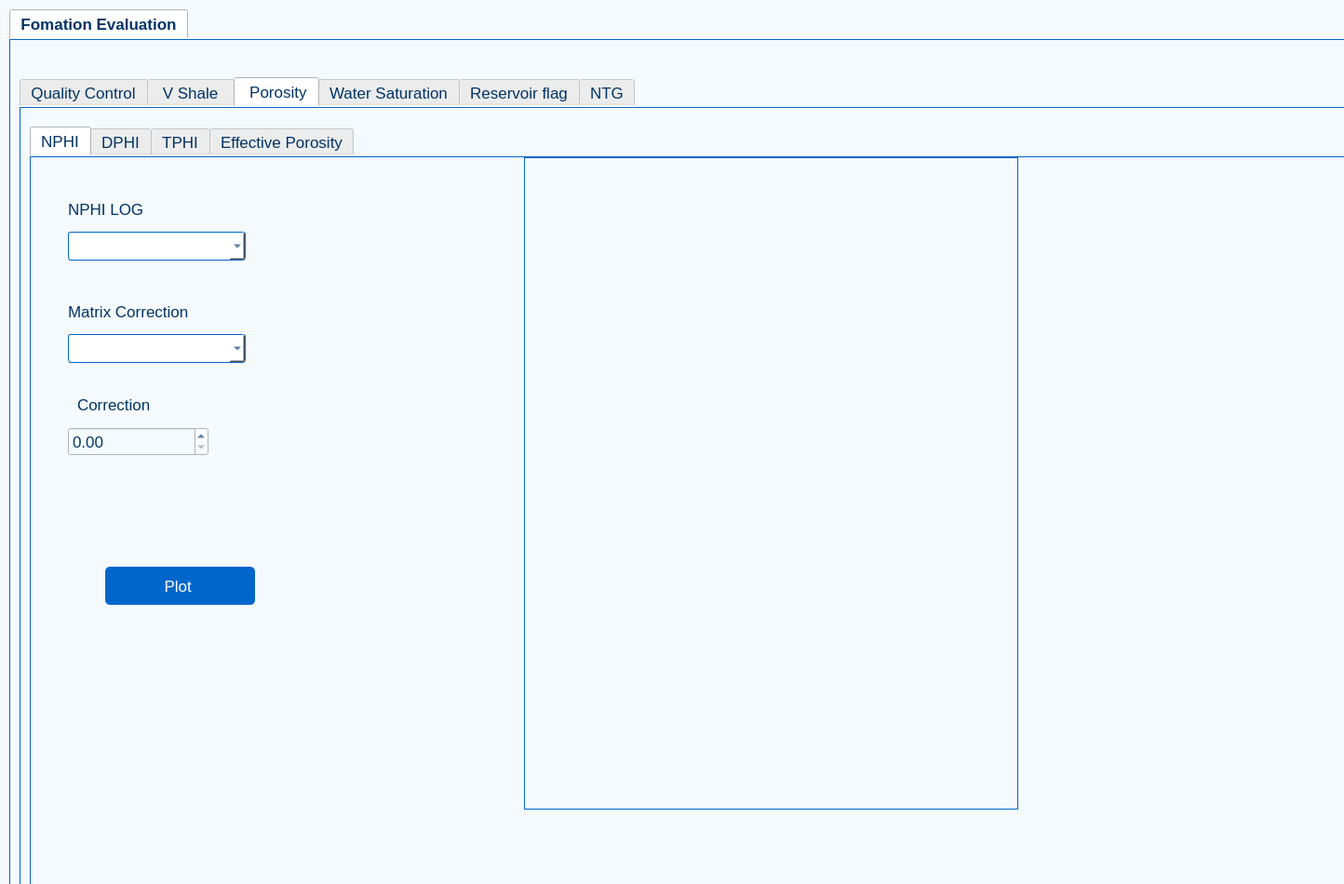
<?xml version="1.0" encoding="UTF-8"?>
<ui version="4.0">
 <class>Form</class>
 <widget class="QWidget" name="Form">
  <property name="geometry">
   <rect>
    <x>0</x>
    <y>0</y>
    <width>1444</width>
    <height>950</height>
   </rect>
  </property>
  <property name="windowTitle">
   <string>Form</string>
  </property>
  <property name="styleSheet">
   <string notr="true">
QWidget {
    background-color: #f5faff; /* Light blue background */
    color: #003366; /* Dark blue text */
    font-size: 13pt;
}

QLabel {
    color: #003366; /* Dark blue */
}

QPushButton {
    background-color: #0066cc; /* Medium blue */
    color: white;
    border-radius: 5px;
    padding: 5px;
}

QPushButton:hover {
    background-color: #005bb5; /* Slightly darker blue on hover */
}

QLineEdit, QComboBox {
    background-color: #ffffff; /* White input fields */
    border: 1px solid #0066cc; /* Blue border */
    padding: 5px;
    border-radius: 3px;
}

QTabWidget::pane {
    border: 1px solid #0066cc; /* Blue border */
}

QScrollArea {
    border: 1px solid #0066cc; /* Blue border */
}
</string>
  </property>
  <widget class="QTabWidget" name="Form_Eva">
   <property name="geometry">
    <rect>
     <x>10</x>
     <y>10</y>
     <width>1891</width>
     <height>961</height>
    </rect>
   </property>
   <property name="font">
    <font>
     <pointsize>13</pointsize>
     <weight>75</weight>
     <bold>true</bold>
    </font>
   </property>
   <property name="tabShape">
    <enum>QTabWidget::Rounded</enum>
   </property>
   <property name="currentIndex">
    <number>0</number>
   </property>
   <widget class="QWidget" name="tab">
    <attribute name="title">
     <string>Fomation Evaluation</string>
    </attribute>
    <widget class="QTabWidget" name="Evapara">
     <property name="geometry">
      <rect>
       <x>10</x>
       <y>40</y>
       <width>1871</width>
       <height>921</height>
      </rect>
     </property>
     <property name="font">
      <font>
       <pointsize>13</pointsize>
      </font>
     </property>
     <property name="currentIndex">
      <number>2</number>
     </property>
     <widget class="QWidget" name="tab_2">
      <attribute name="title">
       <string>Quality Control</string>
      </attribute>
      <widget class="QLabel" name="label_4">
       <property name="geometry">
        <rect>
         <x>30</x>
         <y>20</y>
         <width>231</width>
         <height>31</height>
        </rect>
       </property>
       <property name="font">
        <font>
         <pointsize>13</pointsize>
        </font>
       </property>
       <property name="text">
        <string>Enter Bit Size Value</string>
       </property>
      </widget>
      <widget class="QLabel" name="label_5">
       <property name="geometry">
        <rect>
         <x>10</x>
         <y>100</y>
         <width>281</width>
         <height>31</height>
        </rect>
       </property>
       <property name="font">
        <font>
         <pointsize>13</pointsize>
        </font>
       </property>
       <property name="text">
        <string>Enter the tolerance value </string>
       </property>
      </widget>
      <widget class="QLabel" name="label_20">
       <property name="geometry">
        <rect>
         <x>10</x>
         <y>130</y>
         <width>281</width>
         <height>31</height>
        </rect>
       </property>
       <property name="font">
        <font>
         <pointsize>13</pointsize>
        </font>
       </property>
       <property name="text">
        <string> for borehole deviation</string>
       </property>
      </widget>
      <widget class="QRadioButton" name="outliernoselect">
       <property name="geometry">
        <rect>
         <x>730</x>
         <y>90</y>
         <width>161</width>
         <height>31</height>
        </rect>
       </property>
       <property name="text">
        <string>Non Selected</string>
       </property>
      </widget>
      <widget class="QPushButton" name="bitsizeholdedevsub">
       <property name="geometry">
        <rect>
         <x>50</x>
         <y>230</y>
         <width>131</width>
         <height>28</height>
        </rect>
       </property>
       <property name="text">
        <string>Submit</string>
       </property>
      </widget>
      <widget class="QRadioButton" name="outlierselect">
       <property name="geometry">
        <rect>
         <x>730</x>
         <y>60</y>
         <width>291</width>
         <height>31</height>
        </rect>
       </property>
       <property name="text">
        <string>Selected (Using Histogram)</string>
       </property>
      </widget>
      <widget class="QLabel" name="label_21">
       <property name="geometry">
        <rect>
         <x>790</x>
         <y>20</y>
         <width>161</width>
         <height>31</height>
        </rect>
       </property>
       <property name="text">
        <string>Outlier Removal</string>
       </property>
      </widget>
      <widget class="QComboBox" name="outlierremsellog">
       <property name="geometry">
        <rect>
         <x>800</x>
         <y>170</y>
         <width>151</width>
         <height>31</height>
        </rect>
       </property>
      </widget>
      <widget class="QLabel" name="label_24">
       <property name="geometry">
        <rect>
         <x>790</x>
         <y>130</y>
         <width>251</width>
         <height>31</height>
        </rect>
       </property>
       <property name="text">
        <string>Select Logs to display</string>
       </property>
      </widget>
      <widget class="QDoubleSpinBox" name="bitsize">
       <property name="geometry">
        <rect>
         <x>50</x>
         <y>60</y>
         <width>131</width>
         <height>31</height>
        </rect>
       </property>
      </widget>
      <widget class="QDoubleSpinBox" name="holedev">
       <property name="geometry">
        <rect>
         <x>50</x>
         <y>170</y>
         <width>131</width>
         <height>31</height>
        </rect>
       </property>
      </widget>
      <widget class="QPushButton" name="Outlierremovesub">
       <property name="geometry">
        <rect>
         <x>810</x>
         <y>230</y>
         <width>131</width>
         <height>28</height>
        </rect>
       </property>
       <property name="text">
        <string>Submit</string>
       </property>
      </widget>
      <widget class="QLabel" name="label_22">
       <property name="geometry">
        <rect>
         <x>1540</x>
         <y>20</y>
         <width>161</width>
         <height>31</height>
        </rect>
       </property>
       <property name="text">
        <string>Nan Removal</string>
       </property>
      </widget>
      <widget class="QRadioButton" name="outliernoselectnan">
       <property name="geometry">
        <rect>
         <x>1530</x>
         <y>80</y>
         <width>161</width>
         <height>31</height>
        </rect>
       </property>
       <property name="text">
        <string>Non Selected</string>
       </property>
      </widget>
      <widget class="QRadioButton" name="outlierselectnan">
       <property name="geometry">
        <rect>
         <x>1530</x>
         <y>50</y>
         <width>291</width>
         <height>31</height>
        </rect>
       </property>
       <property name="text">
        <string>Selected </string>
       </property>
      </widget>
      <widget class="QLabel" name="label_23">
       <property name="geometry">
        <rect>
         <x>1520</x>
         <y>130</y>
         <width>161</width>
         <height>31</height>
        </rect>
       </property>
       <property name="text">
        <string>Select Curve</string>
       </property>
      </widget>
      <widget class="QComboBox" name="nanremselcurve">
       <property name="geometry">
        <rect>
         <x>1520</x>
         <y>170</y>
         <width>151</width>
         <height>31</height>
        </rect>
       </property>
      </widget>
      <widget class="QPushButton" name="nanremsub">
       <property name="geometry">
        <rect>
         <x>1530</x>
         <y>230</y>
         <width>131</width>
         <height>28</height>
        </rect>
       </property>
       <property name="text">
        <string>Submit</string>
       </property>
      </widget>
      <widget class="QScrollArea" name="baddataplot">
       <property name="geometry">
        <rect>
         <x>19</x>
         <y>306</y>
         <width>581</width>
         <height>511</height>
        </rect>
       </property>
       <property name="frameShape">
        <enum>QFrame::WinPanel</enum>
       </property>
       <property name="frameShadow">
        <enum>QFrame::Raised</enum>
       </property>
       <property name="widgetResizable">
        <bool>true</bool>
       </property>
       <widget class="QWidget" name="scrollAreaWidgetContents_5">
        <property name="geometry">
         <rect>
          <x>0</x>
          <y>0</y>
          <width>579</width>
          <height>509</height>
         </rect>
        </property>
       </widget>
      </widget>
      <widget class="QScrollArea" name="outlierremplot">
       <property name="geometry">
        <rect>
         <x>629</x>
         <y>306</y>
         <width>601</width>
         <height>511</height>
        </rect>
       </property>
       <property name="frameShape">
        <enum>QFrame::WinPanel</enum>
       </property>
       <property name="frameShadow">
        <enum>QFrame::Raised</enum>
       </property>
       <property name="widgetResizable">
        <bool>true</bool>
       </property>
       <widget class="QWidget" name="scrollAreaWidgetContents_6">
        <property name="geometry">
         <rect>
          <x>0</x>
          <y>0</y>
          <width>599</width>
          <height>509</height>
         </rect>
        </property>
       </widget>
      </widget>
      <widget class="QScrollArea" name="nanremplot">
       <property name="geometry">
        <rect>
         <x>1260</x>
         <y>306</y>
         <width>591</width>
         <height>511</height>
        </rect>
       </property>
       <property name="frameShape">
        <enum>QFrame::WinPanel</enum>
       </property>
       <property name="frameShadow">
        <enum>QFrame::Raised</enum>
       </property>
       <property name="widgetResizable">
        <bool>true</bool>
       </property>
       <widget class="QWidget" name="scrollAreaWidgetContents_7">
        <property name="geometry">
         <rect>
          <x>0</x>
          <y>0</y>
          <width>589</width>
          <height>509</height>
         </rect>
        </property>
       </widget>
      </widget>
      <widget class="QLabel" name="label_6">
       <property name="geometry">
        <rect>
         <x>240</x>
         <y>270</y>
         <width>231</width>
         <height>31</height>
        </rect>
       </property>
       <property name="font">
        <font>
         <pointsize>13</pointsize>
        </font>
       </property>
       <property name="text">
        <string>Bad Data Display</string>
       </property>
      </widget>
     </widget>
     <widget class="QWidget" name="tab_3">
      <attribute name="title">
       <string> V Shale </string>
      </attribute>
      <widget class="QLabel" name="label">
       <property name="geometry">
        <rect>
         <x>20</x>
         <y>30</y>
         <width>231</width>
         <height>31</height>
        </rect>
       </property>
       <property name="font">
        <font>
         <pointsize>13</pointsize>
        </font>
       </property>
       <property name="text">
        <string>Minimum GR Percentile</string>
       </property>
      </widget>
      <widget class="QLabel" name="label_2">
       <property name="geometry">
        <rect>
         <x>20</x>
         <y>130</y>
         <width>241</width>
         <height>21</height>
        </rect>
       </property>
       <property name="font">
        <font>
         <pointsize>13</pointsize>
        </font>
       </property>
       <property name="text">
        <string>Maximum GR Percentile</string>
       </property>
      </widget>
      <widget class="QLabel" name="label_3">
       <property name="geometry">
        <rect>
         <x>30</x>
         <y>240</y>
         <width>191</width>
         <height>21</height>
        </rect>
       </property>
       <property name="font">
        <font>
         <pointsize>13</pointsize>
        </font>
       </property>
       <property name="text">
        <string>V shale Type </string>
       </property>
      </widget>
      <widget class="QComboBox" name="Shaletype">
       <property name="geometry">
        <rect>
         <x>20</x>
         <y>270</y>
         <width>221</width>
         <height>31</height>
        </rect>
       </property>
       <item>
        <property name="text">
         <string/>
        </property>
       </item>
       <item>
        <property name="text">
         <string>Linear</string>
        </property>
       </item>
       <item>
        <property name="text">
         <string>Vsh_Larinor_older</string>
        </property>
       </item>
       <item>
        <property name="text">
         <string>Vsh_Larinor_Tertiary</string>
        </property>
       </item>
       <item>
        <property name="text">
         <string>Vsh_Clavier</string>
        </property>
       </item>
      </widget>
      <widget class="QScrollArea" name="vplot">
       <property name="geometry">
        <rect>
         <x>350</x>
         <y>30</y>
         <width>1481</width>
         <height>801</height>
        </rect>
       </property>
       <property name="frameShape">
        <enum>QFrame::WinPanel</enum>
       </property>
       <property name="frameShadow">
        <enum>QFrame::Raised</enum>
       </property>
       <property name="widgetResizable">
        <bool>true</bool>
       </property>
       <widget class="QWidget" name="scrollAreaWidgetContents">
        <property name="geometry">
         <rect>
          <x>0</x>
          <y>0</y>
          <width>1479</width>
          <height>799</height>
         </rect>
        </property>
       </widget>
      </widget>
      <widget class="QPushButton" name="vsub">
       <property name="geometry">
        <rect>
         <x>30</x>
         <y>360</y>
         <width>171</width>
         <height>28</height>
        </rect>
       </property>
       <property name="text">
        <string>Submit</string>
       </property>
      </widget>
      <widget class="QDoubleSpinBox" name="grmin">
       <property name="geometry">
        <rect>
         <x>30</x>
         <y>60</y>
         <width>131</width>
         <height>41</height>
        </rect>
       </property>
      </widget>
      <widget class="QDoubleSpinBox" name="grmax">
       <property name="geometry">
        <rect>
         <x>30</x>
         <y>160</y>
         <width>131</width>
         <height>41</height>
        </rect>
       </property>
      </widget>
     </widget>
     <widget class="QWidget" name="tab_4">
      <attribute name="title">
       <string> Porosity</string>
      </attribute>
      <widget class="QTabWidget" name="fromevaporosity">
       <property name="geometry">
        <rect>
         <x>10</x>
         <y>20</y>
         <width>1851</width>
         <height>821</height>
        </rect>
       </property>
       <property name="currentIndex">
        <number>0</number>
       </property>
       <widget class="QWidget" name="tab_7">
        <attribute name="title">
         <string>NPHI</string>
        </attribute>
        <widget class="QScrollArea" name="nphiplot">
         <property name="geometry">
          <rect>
           <x>530</x>
           <y>0</y>
           <width>531</width>
           <height>701</height>
          </rect>
         </property>
         <property name="widgetResizable">
          <bool>true</bool>
         </property>
         <widget class="QWidget" name="scrollAreaWidgetContents_2">
          <property name="geometry">
           <rect>
            <x>0</x>
            <y>0</y>
            <width>529</width>
            <height>699</height>
           </rect>
          </property>
         </widget>
        </widget>
        <widget class="QPushButton" name="NPHIsub">
         <property name="geometry">
          <rect>
           <x>80</x>
           <y>440</y>
           <width>161</width>
           <height>41</height>
          </rect>
         </property>
         <property name="text">
          <string>Plot </string>
         </property>
        </widget>
        <widget class="QLabel" name="label_27">
         <property name="geometry">
          <rect>
           <x>40</x>
           <y>30</y>
           <width>111</width>
           <height>51</height>
          </rect>
         </property>
         <property name="text">
          <string>NPHI LOG</string>
         </property>
        </widget>
        <widget class="QLabel" name="label_28">
         <property name="geometry">
          <rect>
           <x>40</x>
           <y>150</y>
           <width>181</width>
           <height>31</height>
          </rect>
         </property>
         <property name="text">
          <string>Matrix Correction</string>
         </property>
        </widget>
        <widget class="QLabel" name="label_29">
         <property name="geometry">
          <rect>
           <x>50</x>
           <y>250</y>
           <width>111</width>
           <height>31</height>
          </rect>
         </property>
         <property name="text">
          <string>Correction</string>
         </property>
        </widget>
        <widget class="QComboBox" name="NPHILOG">
         <property name="geometry">
          <rect>
           <x>40</x>
           <y>80</y>
           <width>191</width>
           <height>31</height>
          </rect>
         </property>
        </widget>
        <widget class="QComboBox" name="MATCORR">
         <property name="geometry">
          <rect>
           <x>40</x>
           <y>190</y>
           <width>191</width>
           <height>31</height>
          </rect>
         </property>
         <item>
          <property name="text">
           <string/>
          </property>
         </item>
         <item>
          <property name="text">
           <string>Addition</string>
          </property>
         </item>
         <item>
          <property name="text">
           <string>Substraction</string>
          </property>
         </item>
        </widget>
        <widget class="QDoubleSpinBox" name="CORRVAL">
         <property name="geometry">
          <rect>
           <x>40</x>
           <y>290</y>
           <width>151</width>
           <height>31</height>
          </rect>
         </property>
        </widget>
       </widget>
       <widget class="QWidget" name="tab_9">
        <attribute name="title">
         <string>DPHI</string>
        </attribute>
        <widget class="QLabel" name="label_25">
         <property name="geometry">
          <rect>
           <x>20</x>
           <y>40</y>
           <width>281</width>
           <height>31</height>
          </rect>
         </property>
         <property name="text">
          <string>Enter Matrix Density (gm/cc)</string>
         </property>
        </widget>
        <widget class="QLabel" name="label_26">
         <property name="geometry">
          <rect>
           <x>20</x>
           <y>170</y>
           <width>371</width>
           <height>31</height>
          </rect>
         </property>
         <property name="text">
          <string>Enter Formation Fluid Density (gm/cc)</string>
         </property>
        </widget>
       </widget>
       <widget class="QWidget" name="tab_10">
        <attribute name="title">
         <string>TPHI</string>
        </attribute>
       </widget>
       <widget class="QWidget" name="tab_11">
        <attribute name="title">
         <string>Effective Porosity</string>
        </attribute>
       </widget>
      </widget>
     </widget>
     <widget class="QWidget" name="tab_5">
      <attribute name="title">
       <string>Water Saturation</string>
      </attribute>
      <widget class="QCheckBox" name="archie">
       <property name="geometry">
        <rect>
         <x>30</x>
         <y>60</y>
         <width>181</width>
         <height>20</height>
        </rect>
       </property>
       <property name="text">
        <string>Archie's Method</string>
       </property>
      </widget>
      <widget class="QLabel" name="label_7">
       <property name="geometry">
        <rect>
         <x>30</x>
         <y>240</y>
         <width>181</width>
         <height>31</height>
        </rect>
       </property>
       <property name="text">
        <string>Sw Parameters</string>
       </property>
      </widget>
      <widget class="QLabel" name="label_8">
       <property name="geometry">
        <rect>
         <x>20</x>
         <y>120</y>
         <width>221</width>
         <height>31</height>
        </rect>
       </property>
       <property name="text">
        <string>Do you have Rw value ?</string>
       </property>
      </widget>
      <widget class="QRadioButton" name="yesRw">
       <property name="geometry">
        <rect>
         <x>20</x>
         <y>170</y>
         <width>131</width>
         <height>20</height>
        </rect>
       </property>
       <property name="text">
        <string>Yes</string>
       </property>
      </widget>
      <widget class="QRadioButton" name="NoRw">
       <property name="geometry">
        <rect>
         <x>20</x>
         <y>200</y>
         <width>131</width>
         <height>20</height>
        </rect>
       </property>
       <property name="text">
        <string>No</string>
       </property>
      </widget>
      <widget class="QLabel" name="label_9">
       <property name="geometry">
        <rect>
         <x>10</x>
         <y>270</y>
         <width>181</width>
         <height>31</height>
        </rect>
       </property>
       <property name="text">
        <string>Enter Rw value</string>
       </property>
      </widget>
      <widget class="QLabel" name="label_10">
       <property name="geometry">
        <rect>
         <x>10</x>
         <y>340</y>
         <width>181</width>
         <height>31</height>
        </rect>
       </property>
       <property name="text">
        <string>Enter 'a' value</string>
       </property>
      </widget>
      <widget class="QLabel" name="label_11">
       <property name="geometry">
        <rect>
         <x>10</x>
         <y>400</y>
         <width>181</width>
         <height>31</height>
        </rect>
       </property>
       <property name="text">
        <string>Enter 'm' value</string>
       </property>
      </widget>
      <widget class="QLabel" name="label_12">
       <property name="geometry">
        <rect>
         <x>10</x>
         <y>460</y>
         <width>181</width>
         <height>31</height>
        </rect>
       </property>
       <property name="text">
        <string>Enter 'n' value</string>
       </property>
      </widget>
      <widget class="QLineEdit" name="Rwvalue">
       <property name="geometry">
        <rect>
         <x>10</x>
         <y>300</y>
         <width>161</width>
         <height>31</height>
        </rect>
       </property>
      </widget>
      <widget class="QLineEdit" name="avalue">
       <property name="geometry">
        <rect>
         <x>10</x>
         <y>370</y>
         <width>161</width>
         <height>31</height>
        </rect>
       </property>
      </widget>
      <widget class="QLineEdit" name="mvalue">
       <property name="geometry">
        <rect>
         <x>10</x>
         <y>430</y>
         <width>161</width>
         <height>31</height>
        </rect>
       </property>
      </widget>
      <widget class="QLineEdit" name="nvalue">
       <property name="geometry">
        <rect>
         <x>10</x>
         <y>490</y>
         <width>161</width>
         <height>31</height>
        </rect>
       </property>
      </widget>
      <widget class="QLabel" name="label_14">
       <property name="geometry">
        <rect>
         <x>10</x>
         <y>530</y>
         <width>181</width>
         <height>31</height>
        </rect>
       </property>
       <property name="text">
        <string>Enter Rt value</string>
       </property>
      </widget>
      <widget class="QLineEdit" name="Rtvalue">
       <property name="geometry">
        <rect>
         <x>10</x>
         <y>560</y>
         <width>161</width>
         <height>31</height>
        </rect>
       </property>
      </widget>
      <widget class="QLabel" name="label_15">
       <property name="geometry">
        <rect>
         <x>10</x>
         <y>600</y>
         <width>201</width>
         <height>31</height>
        </rect>
       </property>
       <property name="text">
        <string>Enter Porosity Value</string>
       </property>
      </widget>
      <widget class="QLineEdit" name="Porosityvalue">
       <property name="geometry">
        <rect>
         <x>10</x>
         <y>630</y>
         <width>171</width>
         <height>31</height>
        </rect>
       </property>
      </widget>
      <widget class="QScrollArea" name="watersatplot">
       <property name="geometry">
        <rect>
         <x>360</x>
         <y>30</y>
         <width>1491</width>
         <height>821</height>
        </rect>
       </property>
       <property name="frameShape">
        <enum>QFrame::WinPanel</enum>
       </property>
       <property name="frameShadow">
        <enum>QFrame::Raised</enum>
       </property>
       <property name="widgetResizable">
        <bool>true</bool>
       </property>
       <widget class="QWidget" name="scrollAreaWidgetContents_3">
        <property name="geometry">
         <rect>
          <x>0</x>
          <y>0</y>
          <width>1489</width>
          <height>819</height>
         </rect>
        </property>
       </widget>
      </widget>
      <widget class="QPushButton" name="porosub_2">
       <property name="geometry">
        <rect>
         <x>20</x>
         <y>690</y>
         <width>171</width>
         <height>28</height>
        </rect>
       </property>
       <property name="text">
        <string>Submit</string>
       </property>
      </widget>
     </widget>
     <widget class="QWidget" name="tab_6">
      <attribute name="title">
       <string>Reservoir flag</string>
      </attribute>
      <widget class="QLabel" name="label_13">
       <property name="geometry">
        <rect>
         <x>10</x>
         <y>240</y>
         <width>281</width>
         <height>31</height>
        </rect>
       </property>
       <property name="text">
        <string>Enter Vshale Value </string>
       </property>
      </widget>
      <widget class="QLabel" name="label_16">
       <property name="geometry">
        <rect>
         <x>10</x>
         <y>340</y>
         <width>251</width>
         <height>31</height>
        </rect>
       </property>
       <property name="text">
        <string>Enter Sw Value</string>
       </property>
      </widget>
      <widget class="QLineEdit" name="flagvsh">
       <property name="geometry">
        <rect>
         <x>10</x>
         <y>280</y>
         <width>241</width>
         <height>31</height>
        </rect>
       </property>
      </widget>
      <widget class="QLineEdit" name="flagsw">
       <property name="geometry">
        <rect>
         <x>10</x>
         <y>380</y>
         <width>241</width>
         <height>31</height>
        </rect>
       </property>
      </widget>
      <widget class="QPushButton" name="flagsub">
       <property name="geometry">
        <rect>
         <x>60</x>
         <y>570</y>
         <width>171</width>
         <height>28</height>
        </rect>
       </property>
       <property name="text">
        <string>Submit</string>
       </property>
      </widget>
      <widget class="QLabel" name="label_17">
       <property name="geometry">
        <rect>
         <x>10</x>
         <y>50</y>
         <width>201</width>
         <height>31</height>
        </rect>
       </property>
       <property name="text">
        <string>Minimum Depth (m)</string>
       </property>
      </widget>
      <widget class="QLabel" name="label_18">
       <property name="geometry">
        <rect>
         <x>10</x>
         <y>140</y>
         <width>201</width>
         <height>31</height>
        </rect>
       </property>
       <property name="text">
        <string>Maximum Depth (m)</string>
       </property>
      </widget>
      <widget class="QLineEdit" name="flagdepthmin">
       <property name="geometry">
        <rect>
         <x>10</x>
         <y>90</y>
         <width>241</width>
         <height>31</height>
        </rect>
       </property>
      </widget>
      <widget class="QLineEdit" name="flagdepthmax">
       <property name="geometry">
        <rect>
         <x>10</x>
         <y>180</y>
         <width>241</width>
         <height>31</height>
        </rect>
       </property>
      </widget>
      <widget class="QScrollArea" name="watersatplot_2">
       <property name="geometry">
        <rect>
         <x>320</x>
         <y>20</y>
         <width>1511</width>
         <height>821</height>
        </rect>
       </property>
       <property name="frameShape">
        <enum>QFrame::WinPanel</enum>
       </property>
       <property name="frameShadow">
        <enum>QFrame::Raised</enum>
       </property>
       <property name="widgetResizable">
        <bool>true</bool>
       </property>
       <widget class="QWidget" name="scrollAreaWidgetContents_4">
        <property name="geometry">
         <rect>
          <x>0</x>
          <y>0</y>
          <width>1509</width>
          <height>819</height>
         </rect>
        </property>
       </widget>
      </widget>
      <widget class="QLabel" name="label_19">
       <property name="geometry">
        <rect>
         <x>10</x>
         <y>450</y>
         <width>251</width>
         <height>31</height>
        </rect>
       </property>
       <property name="text">
        <string>Enter TPHI value</string>
       </property>
      </widget>
      <widget class="QLineEdit" name="flagtphi">
       <property name="geometry">
        <rect>
         <x>10</x>
         <y>500</y>
         <width>241</width>
         <height>31</height>
        </rect>
       </property>
      </widget>
     </widget>
     <widget class="QWidget" name="tab_8">
      <attribute name="title">
       <string>NTG</string>
      </attribute>
      <widget class="QLabel" name="label_39">
       <property name="geometry">
        <rect>
         <x>20</x>
         <y>50</y>
         <width>201</width>
         <height>31</height>
        </rect>
       </property>
       <property name="text">
        <string>Minimum Depth (m)</string>
       </property>
      </widget>
      <widget class="QLineEdit" name="ntgdepthmin">
       <property name="geometry">
        <rect>
         <x>20</x>
         <y>80</y>
         <width>241</width>
         <height>31</height>
        </rect>
       </property>
      </widget>
      <widget class="QLabel" name="label_40">
       <property name="geometry">
        <rect>
         <x>20</x>
         <y>150</y>
         <width>211</width>
         <height>31</height>
        </rect>
       </property>
       <property name="text">
        <string>Maximum Depth (m)</string>
       </property>
      </widget>
      <widget class="QLabel" name="label_41">
       <property name="geometry">
        <rect>
         <x>20</x>
         <y>360</y>
         <width>281</width>
         <height>31</height>
        </rect>
       </property>
       <property name="text">
        <string>Enter Vshale Value </string>
       </property>
      </widget>
      <widget class="QLabel" name="label_43">
       <property name="geometry">
        <rect>
         <x>20</x>
         <y>250</y>
         <width>251</width>
         <height>31</height>
        </rect>
       </property>
       <property name="text">
        <string>Enter Sw Value</string>
       </property>
      </widget>
      <widget class="QLabel" name="label_44">
       <property name="geometry">
        <rect>
         <x>20</x>
         <y>450</y>
         <width>251</width>
         <height>31</height>
        </rect>
       </property>
       <property name="text">
        <string>Enter TPHI value</string>
       </property>
      </widget>
      <widget class="QPushButton" name="ntgsub">
       <property name="geometry">
        <rect>
         <x>60</x>
         <y>570</y>
         <width>171</width>
         <height>28</height>
        </rect>
       </property>
       <property name="text">
        <string>Submit</string>
       </property>
      </widget>
      <widget class="QLineEdit" name="ntgdepthmax">
       <property name="geometry">
        <rect>
         <x>20</x>
         <y>180</y>
         <width>241</width>
         <height>31</height>
        </rect>
       </property>
      </widget>
      <widget class="QLineEdit" name="ntgsw">
       <property name="geometry">
        <rect>
         <x>20</x>
         <y>280</y>
         <width>241</width>
         <height>31</height>
        </rect>
       </property>
      </widget>
      <widget class="QLineEdit" name="ntgvsh">
       <property name="geometry">
        <rect>
         <x>20</x>
         <y>390</y>
         <width>241</width>
         <height>31</height>
        </rect>
       </property>
      </widget>
      <widget class="QLineEdit" name="ntgtphi">
       <property name="geometry">
        <rect>
         <x>20</x>
         <y>490</y>
         <width>241</width>
         <height>31</height>
        </rect>
       </property>
      </widget>
      <widget class="QScrollArea" name="watersatplot_5">
       <property name="geometry">
        <rect>
         <x>320</x>
         <y>30</y>
         <width>1511</width>
         <height>821</height>
        </rect>
       </property>
       <property name="frameShape">
        <enum>QFrame::WinPanel</enum>
       </property>
       <property name="frameShadow">
        <enum>QFrame::Raised</enum>
       </property>
       <property name="widgetResizable">
        <bool>true</bool>
       </property>
       <widget class="QWidget" name="scrollAreaWidgetContents_9">
        <property name="geometry">
         <rect>
          <x>0</x>
          <y>0</y>
          <width>1509</width>
          <height>819</height>
         </rect>
        </property>
       </widget>
      </widget>
     </widget>
    </widget>
   </widget>
  </widget>
 </widget>
 <resources/>
 <connections/>
</ui>
